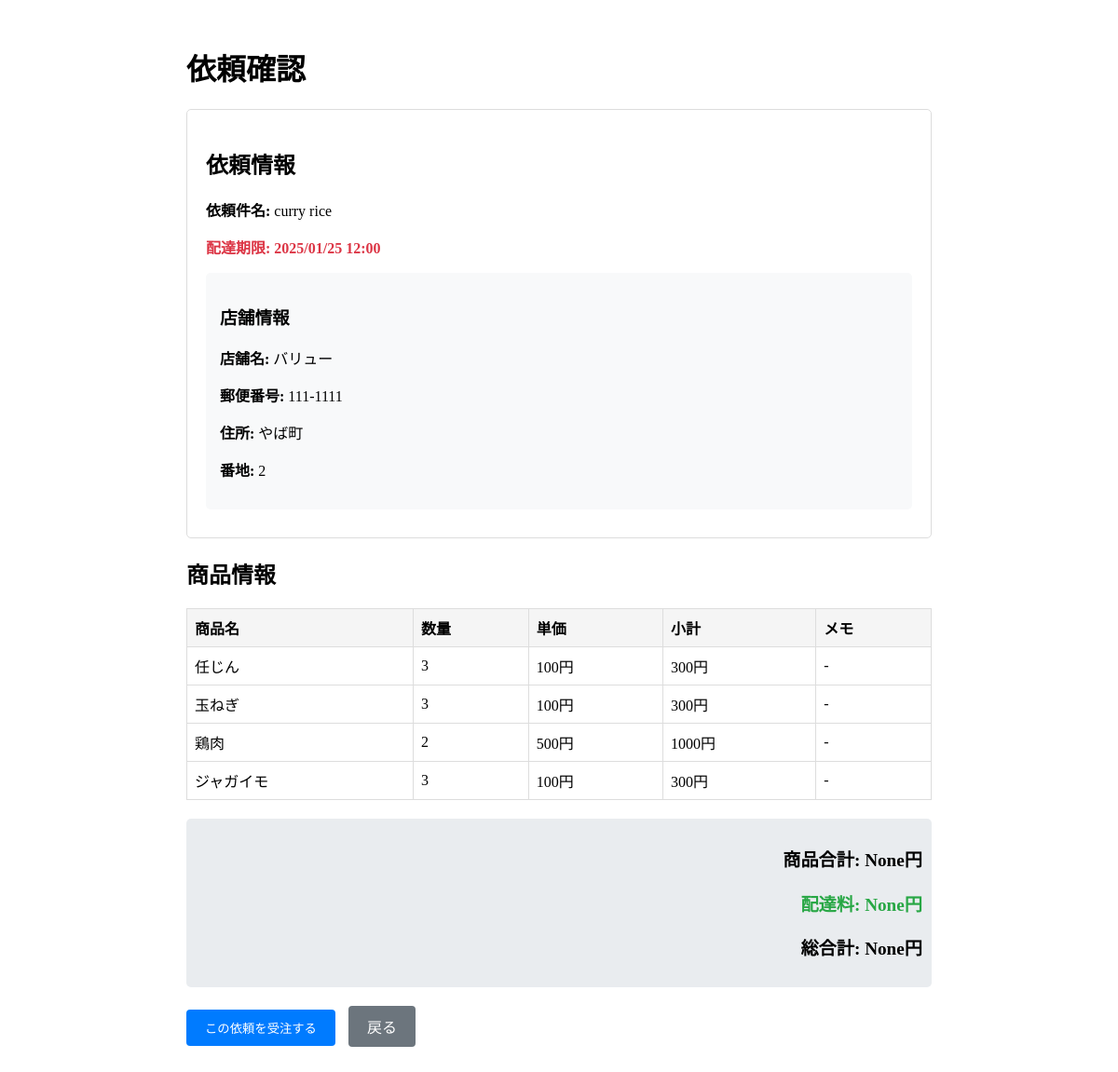
The page /worker/confirm_request/3/ (signed in) on the database its author committed.
### client_app/models.py (models this page shows, shortened)
class Task(models.Model):
	client = models.ForeignKey(
		CustomUser,
		on_delete=models.SET(get_sentinel_user),
		related_name='client',
		null=True, # TODO:仮でnullを許可する
		blank=True, # TODO: 仮でblankを許可する
		verbose_name="クライアント",
	)
	worker = models.ForeignKey(
		CustomUser,
		on_delete=models.SET(get_sentinel_user),
		related_name='worker',
		null=True,
		blank=True,
		verbose_name="配達員",
	)
	title = models.CharField(
		max_length=60,
		verbose_name="依頼件名",
	)
	created_at = models.DateTimeField(
		auto_now_add=True,
		verbose_name="注文した時間",
	)
	limit_of_time = models.DateTimeField(
		verbose_name="配達期限時間",
	)
	status = models.CharField(
		max_length=1,
		default="0",
		verbose_name="配達ステータス",
		help_text="0: 注文済み, 1: 配達中, 2: 承認待ち, 3: 再申請待ち, 4: 配達完了",
	)
	delivery_completion_time = models.DateTimeField(
		blank=True,
		null=True,
		verbose_name="配達完了時間",
	)
	shop_name = models.CharField(
		max_length=150,
		verbose_name="店舗名",
	)
	shop_post_code = models.CharField(
		max_length=15,
		verbose_name="店舗の郵便番号",
	)
	shop_address = models.CharField(
		max_length=150,
		verbose_name="店舗の住所",
		help_text="高知県香美市土佐山田町に続く住所"
	)
	shop_street_address = models.CharField(
		max_length=150,
		verbose_name="店舗の番地",
	)

class Order(models.Model):
	task = models.ForeignKey(
		Task,
		on_delete=models.CASCADE,
		related_name="order",
		verbose_name="注文"
	)
	product_name = models.CharField(
		max_length=150,
		verbose_name="商品名"
	)
	price = models.IntegerField(
		verbose_name="単価"
	)
	quantity = models.IntegerField(
		verbose_name="個数"
	)
	notes = models.CharField(
		max_length=150,
		blank=True,
		verbose_name="備考"
	)

class Transaction(models.Model):
	task = models.OneToOneField(
		Task,  # 対応するTaskモデルのクラス名
		on_delete=models.CASCADE,  # Taskが削除されたときに対応するTransactionも削除される
		related_name='transaction',  # Taskモデルから関連するTransactionsをアクセスするための名前
		verbose_name="関連するタスク"
	)
	total_cost = models.IntegerField(
		blank=True,
		null=True,
		verbose_name="合計金額"
	)
	courier_reward_amount = models.IntegerField(
		blank=True,
		null=True,
		verbose_name="給料"
	)
	delivery_fee = models.IntegerField(
		blank=True,
		null=True,
		verbose_name="配達手数料"
	)
	payment_fee_date = models.DateTimeField(
		blank=True,
		null=True,
		verbose_name="サービス代金支払い日付"
	)
	courier_item_payment_date = models.DateTimeField(
		blank=True,
		null=True,
		verbose_name="商品代金支払い日付"
	)
	courier_reward_date = models.DateTimeField(
		blank=True,
		null=True,
		verbose_name="報酬支払日付"
	)
	pay_courier_reward = models.BooleanField(
		blank=True,
		null=True,
		default=False,
	)
	pay_courier_item = models.BooleanField(
		blank=True,
		null=True,
		default=False,
	)
	pay_fee = models.BooleanField(
		blank=True,
		null=True,
		default=False,
	)

### user_app/models.py (models this page shows, shortened)
class CustomUser(AbstractBaseUser, PermissionsMixin):
    first_name = models.CharField(
        verbose_name="名前",
        max_length=150
    )
    last_name = models.CharField(
        verbose_name="名字",
        max_length=150
    )
    birthdate = models.DateField(
        verbose_name="生年月日"
    )
    post_code = models.CharField(
        verbose_name="郵便番号",
        max_length=15
    )
    address = models.CharField(
        verbose_name="住所",
        max_length=150
    )
    street_address = models.CharField(
        verbose_name="番地以下",
        max_length=150
    )
    email = models.EmailField(
        _("email address"),
        unique=True
    )
    bank_name = models.CharField(
        verbose_name="銀行名",
        max_length=60,
        blank=True,
        null=True
    )
    branch_number = models.CharField(
        verbose_name="支店番号",
        max_length=15,
        blank=True,
        null=True
    )
    bank_account_number = models.CharField(
        verbose_name="口座番号",
        max_length=15,
        blank=True,
        null=True
    )
    telephone_number = models.CharField(
        verbose_name="電話番号",
        max_length=15,
        unique=True
    )
    is_staff = models.BooleanField(
        _("staff status"),
        default=False,
        help_text=_("Designates whether the user can log into this admin site."),
    )
    is_active = models.BooleanField(
        _("active"),
        default=True,
        help_text=_(
            "Designates whether this user should be treated as active. "
            "Unselect this instead of deleting accounts."
        ),
    )
    date_joined = models.DateTimeField(
        _("date joined"),
        default=timezone.now
    )
    objects = UserManager()
    EMAIL_FIELD = "email"
    USERNAME_FIELD = "email"
    REQUIRED_FIELDS = ["first_name", "last_name", "birthdate", "post_code", "address", "street_address", "telephone_number"]
    class Meta:
        verbose_name = _("user")
        verbose_name_plural = _("users")

### worker_app/views.py (the view, shortened to what this page needs)
# urls.py: path('confirm_request/<int:pk>/', views.confirm_request_view, name='confirm_request'), # 依頼受注（詳細）
@login_required
def confirm_request_view(request, pk):
    task = get_object_or_404(
        Task.objects.select_related('transaction'),
        pk=pk
    )
    orders = Order.objects.filter(task=task)
    context = {
        'task': task,
        'orders': orders,
        'total_cost': task.transaction.total_cost if hasattr(task, 'transaction') else 0
    }
    return render(request, 'worker_app/confirm_request.html', context)

### worker_app/templatetags/custom_filters.py (called while the page is built)
@register.filter
def multiply(value, arg):
    try:
        return value * arg
    except (ValueError, TypeError):
        return 0

### templates/worker_app/confirm_request.html (shortened to what this page needs)
{% load custom_filters %}
<!DOCTYPE html>
<html lang="ja">
<head>
</head>
<body>
    <div class="container">
        <h1>依頼確認</h1>
        <div class="request-details">
            <h2>依頼情報</h2>
            <p><strong>依頼件名:</strong> {{ task.title }}</p>
            <p class="deadline"><strong>配達期限:</strong> {{ task.limit_of_time|date:"Y/m/d H:i" }}</p>
            <div class="shop-info">
                <h3>店舗情報</h3>
                <p><strong>店舗名:</strong> {{ task.shop_name }}</p>
                <p><strong>郵便番号:</strong> {{ task.shop_post_code }}</p>
                <p><strong>住所:</strong> {{ task.shop_address }}</p>
                <p><strong>番地:</strong> {{ task.shop_street_address }}</p>
            </div>
        </div>
        <div class="items-section">
            <h2>商品情報</h2>
            <table class="item-table">
                <thead>
                    <tr>
                        <th>商品名</th>
                        <th>数量</th>
                        <th>単価</th>
                        <th>小計</th>
                        <th>メモ</th>
                    </tr>
                </thead>
                <tbody>
                    {% for order in orders %}
                    <tr>
                        <td>{{ order.product_name }}</td>
                        <td>{{ order.quantity }}</td>
                        <td>{{ order.price }}円</td>
                        <td>{{ order.quantity|multiply:order.price }}円</td>
                        <td>{{ order.notes|default:"-" }}</td>
                    </tr>
                    {% endfor %}
                </tbody>
            </table>
            <div class="total-amount">
                <p>商品合計: {{ total_cost }}円</p>
                <p class="delivery-fee">配達料: {{ task.transaction.delivery_fee }}円</p>
                <p>総合計: {{ task.transaction.total_cost }}円</p>
            </div>
        </div>
        <form method="post">
            <button type="submit" class="btn">この依頼を受注する</button>
            <a href="{% url 'worker_app:receive_request' %}" class="btn btn-secondary">戻る</a>
        </form>
    </div>
</body>
</html>

### templates/worker_app/confirm_request.html (style rules this page uses)
.container { max-width: 800px; margin: 0 auto; padding: 20px; }
.request-details { border: 1px solid #ddd; padding: 20px; margin-bottom: 20px; border-radius: 5px; }
.shop-info { background-color: #f8f9fa; padding: 15px; border-radius: 5px; margin: 10px 0; }
.item-table { width: 100%; border-collapse: collapse; margin: 20px 0; }
.item-table th, .item-table td { border: 1px solid #ddd; padding: 8px; text-align: left; }
.item-table th { background-color: #f5f5f5; }
.total-amount { text-align: right; font-size: 1.2em; font-weight: bold; margin: 20px 0; padding: 10px; background-color: #e9ecef; border-radius: 5px; }
.delivery-fee { color: #28a745; margin-top: 5px; }
.btn { display: inline-block; padding: 10px 20px; background-color: #007bff; color: white; text-decoration: none; border: none; border-radius: 4px; cursor: pointer; margin-right: 10px; }
.btn-secondary { background-color: #6c757d; }
.deadline { color: #dc3545; font-weight: bold; }

### rows shown on the page
Task: title "curry rice", limit_of_time "2025/01/25 12:00", shop_name "バリュー", shop_post_code "111-1111", shop_address "やば町", shop_street_address "2", transaction.delivery_fee "None", transaction.total_cost "None"
Order: product_name "任じん", quantity "3", price "100", quantity|multiply "300", notes "-"
Order: product_name "玉ねぎ", quantity "3", price "100", quantity|multiply "300", notes "-"
Order: product_name "鶏肉", quantity "2", price "500", quantity|multiply "1000", notes "-"
Order: product_name "ジャガイモ", quantity "3", price "100", quantity|multiply "300", notes "-"
CustomUser: street_address "None"
